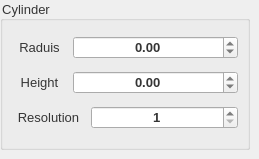
         <widget class="QWidget" name="cylinder_page">
          <property name="minimumSize">
           <size>
            <width>250</width>
            <height>150</height>
           </size>
          </property>
          <widget class="QGroupBox" name="groupBox_cube_properties_3">
           <property name="geometry">
            <rect>
             <x>0</x>
             <y>0</y>
             <width>250</width>
             <height>150</height>
            </rect>
           </property>
           <property name="minimumSize">
            <size>
             <width>140</width>
             <height>140</height>
            </size>
           </property>
           <property name="font">
            <font>
             <pointsize>10</pointsize>
            </font>
           </property>
           <property name="styleSheet">
            <string notr="true">color: rgb(53, 53, 53);</string>
           </property>
           <property name="title">
            <string>Cylinder</string>
           </property>
           <layout class="QVBoxLayout" name="verticalLayout_5">
            <item>
             <layout class="QHBoxLayout" name="horizontalLayout_16" stretch="1,3">
              <item>
               <widget class="QLabel" name="label_13">
                <property name="font">
                 <font>
                  <pointsize>10</pointsize>
                 </font>
                </property>
                <property name="styleSheet">
                 <string notr="true"/>
                </property>
                <property name="text">
                 <string>Raduis</string>
                </property>
                <property name="alignment">
                 <set>Qt::AlignCenter</set>
                </property>
               </widget>
              </item>
              <item>
               <widget class="QDoubleSpinBox" name="cylinder_r_input">
                <property name="font">
                 <font>
                  <pointsize>10</pointsize>
                  <bold>true</bold>
                 </font>
                </property>
                <property name="styleSheet">
                 <string notr="true"/>
                </property>
                <property name="alignment">
                 <set>Qt::AlignCenter</set>
                </property>
                <property name="minimum">
                 <double>-1000.000000000000000</double>
                </property>
                <property name="maximum">
                 <double>1000.000000000000000</double>
                </property>
                <property name="singleStep">
                 <double>0.100000000000000</double>
                </property>
               </widget>
              </item>
             </layout>
            </item>
            <item>
             <layout class="QHBoxLayout" name="horizontalLayout_17" stretch="1,3">
              <item>
               <widget class="QLabel" name="label_14">
                <property name="font">
                 <font>
                  <pointsize>10</pointsize>
                 </font>
                </property>
                <property name="styleSheet">
                 <string notr="true"/>
                </property>
                <property name="text">
                 <string>Height</string>
                </property>
                <property name="alignment">
                 <set>Qt::AlignCenter</set>
                </property>
               </widget>
              </item>
              <item>
               <widget class="QDoubleSpinBox" name="cylinder_h_input">
                <property name="font">
                 <font>
                  <pointsize>10</pointsize>
                  <bold>true</bold>
                 </font>
                </property>
                <property name="styleSheet">
                 <string notr="true"/>
                </property>
                <property name="alignment">
                 <set>Qt::AlignCenter</set>
                </property>
                <property name="minimum">
                 <double>-1000.000000000000000</double>
                </property>
                <property name="maximum">
                 <double>1000.000000000000000</double>
                </property>
                <property name="singleStep">
                 <double>0.100000000000000</double>
                </property>
               </widget>
              </item>
             </layout>
            </item>
            <item>
             <layout class="QHBoxLayout" name="horizontalLayout_20" stretch="1,2">
              <item>
               <widget class="QLabel" name="label_17">
                <property name="font">
                 <font>
                  <pointsize>10</pointsize>
                 </font>
                </property>
                <property name="styleSheet">
                 <string notr="true"/>
                </property>
                <property name="text">
                 <string>Resolution</string>
                </property>
                <property name="alignment">
                 <set>Qt::AlignCenter</set>
                </property>
               </widget>
              </item>
              <item>
               <widget class="QSpinBox" name="cylinder_res_input">
                <property name="font">
                 <font>
                  <pointsize>10</pointsize>
                  <bold>true</bold>
                 </font>
                </property>
                <property name="styleSheet">
                 <string notr="true"/>
                </property>
                <property name="alignment">
                 <set>Qt::AlignCenter</set>
                </property>
                <property name="minimum">
                 <number>1</number>
                </property>
                <property name="maximum">
                 <number>1000</number>
                </property>
               </widget>
              </item>
             </layout>
            </item>
           </layout>
          </widget>
         </widget>
